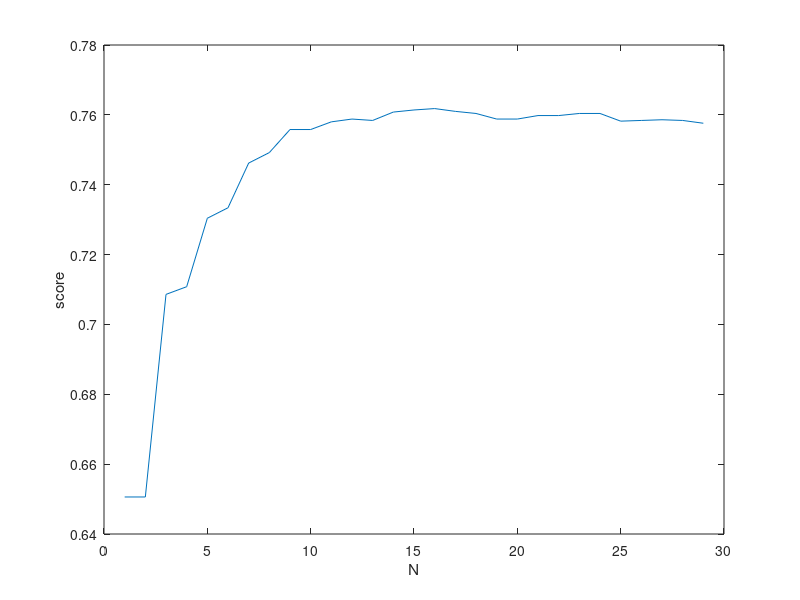

This figure's MATLAB source:
arr_a = [0.6506 0.6506 0.7086 0.7108 0.7304 0.7334 0.7462 0.7492 0.7558 0.7558 0.758 0.7588 0.7584 0.7608 0.7614 0.7618 0.761 0.7604 0.7588 0.7588 0.7598 0.7598 0.7604 0.7604 0.7582 0.7584 0.7586 0.7584 0.7576]
arr_b = [1 2 3 4 5 6 7 8 9 10 11 12 13 14 15 16 17 18 19 20 21 22 23 24 25 26 27 28 29 ]
figure
plot(arr_b,arr_a)
xlabel('N')
ylabel('score')